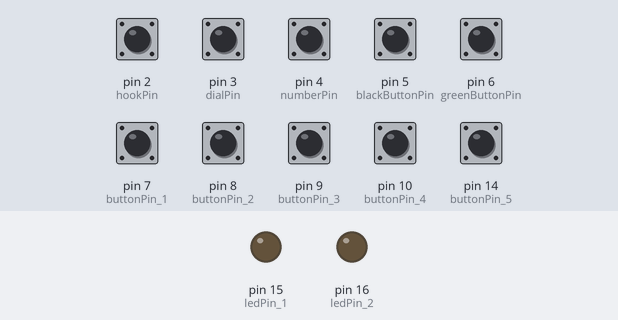
The sketch below on a simulated Arduino Leonardo, built with avr-gcc and run on an emulated ATmega32U4. Parts: output pins drawn as LEDs (lit = HIGH). Inputs (shaded band) come from the test bench; at power-on: pin 2 (hookPin), pin 3 (dialPin), pin 4 (numberPin), pin 5 (blackButtonPin), pin 6 (greenButtonPin), pin 7 (buttonPin_1), pin 8 (buttonPin_2), pin 9 (buttonPin_3), pin 10 (buttonPin_4), pin 14 (buttonPin_5) HIGH. USB keyboard and mouse output is not drawn; what the sketch prints to the serial monitor is not drawn.

Above: at 1.2 s.
1.3 s: pin 5 (blackButtonPin) pulled LOW for 1 s
At 1.9 s:
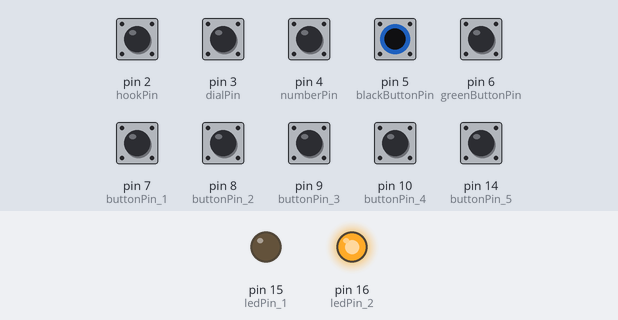
3.8 s: pin 6 (greenButtonPin) pulled LOW for 1 s
At 4.6 s:
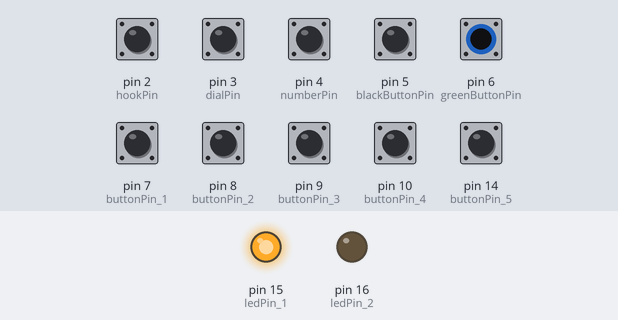
Timing chart, 0 to 6.8 s (numbered marks = the images above; inputs shaded):
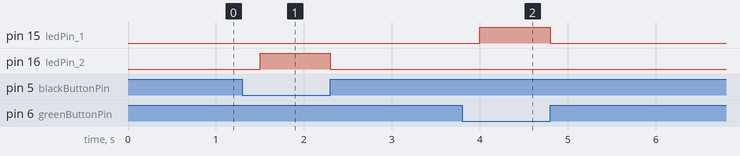

Measured:
- after the input at 1.3 s, pin 16 (ledPin_2): LOW → HIGH after 0.20 s, → LOW 0.80 s later
- after the input at 3.8 s, pin 15 (ledPin_1): LOW → HIGH after 0.20 s, → LOW 0.80 s later

The sketch:

arduino_code.ino
```cpp
#include "Keyboard.h"

const int  hookPin = 2;

const int dialPin = 3; // Closes when rotating starts

const int numberPin = 4; // Opens and closes the number of time equal to the number rotated
const int blackButtonPin = 5;
const int greenButtonPin = 6;
const int buttonPin_1 = 7;
const int buttonPin_2 = 8;
const int buttonPin_3 = 9;
const int buttonPin_4 = 10;
const int buttonPin_5 = 14;
const int ledPin_1 = 15;
const int ledPin_2 = 16;

int dialState = 0;
int numberState = 0;
int hookState = 0;

int greenButtonState = 0;
int blackButtonState = 0;
int prev_greenButtonState = 0;
int prev_blackButtonState = 0;
int longPressDelay = 200;

int buttonState_1 = 0;
int buttonState_2 = 0;
int buttonState_3 = 0;
int buttonState_4 = 0;
int buttonState_5 = 0;

int prev_hookState = 0;
int prev_numberState = 0;
int prev_dialState = 0;
int prev_button = 0;
int current_button = 1;

// greenPin is Brussel, blackPin is US
int time = greenButtonPin;
int prev_time = 1;

int countNumber = 0;
int number = 0;

int prev_buttonState_1 = 1;
int prev_buttonState_2 = 1;
int prev_buttonState_3 = 1;
int prev_buttonState_4 = 1;
int prev_buttonState_5 = 1;


void setup() {
  Serial.begin(9600);
  pinMode(dialPin, INPUT_PULLUP);
  pinMode(numberPin, INPUT_PULLUP);
  pinMode(hookPin, INPUT_PULLUP); // low is open
  pinMode(greenButtonPin, INPUT_PULLUP);
  pinMode(blackButtonPin, INPUT_PULLUP);
  pinMode(buttonPin_1, INPUT_PULLUP);
  pinMode(buttonPin_2, INPUT_PULLUP);
  pinMode(buttonPin_3, INPUT_PULLUP);
  pinMode(buttonPin_4, INPUT_PULLUP);
  pinMode(buttonPin_5, INPUT_PULLUP);

  pinMode(ledPin_1, OUTPUT);
  pinMode(ledPin_2, OUTPUT);
  digitalWrite(ledPin_1, LOW);
  digitalWrite(ledPin_2, LOW);
  Keyboard.begin();
}

void loop() {
  hookState = digitalRead(hookPin);
  dialState = digitalRead(dialPin);
  numberState = digitalRead(numberPin);


  // when putting the phone back on the receiver
  if(prev_hookState == LOW && hookState == HIGH){
    Serial.println("reset");
    digitalWrite(ledPin_1, LOW);
    digitalWrite(ledPin_2, LOW);
    Keyboard.write('r');
  }else if(prev_hookState == HIGH && hookState == LOW){
    Serial.println("start");
    Keyboard.write('s');
  }
  prev_hookState = hookState;

  // if phone picked up, start checking buttons and dial

    checkTimeButton(greenButtonPin, greenButtonState, prev_greenButtonState);
    checkTimeButton(blackButtonPin, blackButtonState, prev_blackButtonState);

    checkButton(buttonPin_1, buttonState_1, prev_buttonState_1, 1);
    checkButton(buttonPin_2, buttonState_2, prev_buttonState_2, 2);
    checkButton(buttonPin_3, buttonState_3, prev_buttonState_3, 3);
    checkButton(buttonPin_4, buttonState_4, prev_buttonState_4, 4);
    checkButton(buttonPin_5, buttonState_5, prev_buttonState_5, 5);

    if(dialState == LOW) {
      //Start counting numbers when dial is pressed
      if(prev_numberState != numberState){
        if(numberState == HIGH){
          countNumber ++;
        }
        delay(20);
      }
      prev_numberState = numberState;
    }

    if(prev_dialState == LOW && dialState == HIGH){
      number = countNumber;
      Serial.println(number);
      switch (number) {
      case 1:
        Keyboard.write('f');
        break;
      case 2:
        Keyboard.write('g');
        break;
      case 3:
        Keyboard.write('h');
        break;
      case 4:
        Keyboard.write('i');
        break;
      case 5:
        Keyboard.write('j');
        break;
      case 6:
        Keyboard.write('k');
        break;
      case 7:
        Keyboard.write('l');
        break;
      case 8:
        Keyboard.write('m');
        break;
      case 9:
        Keyboard.write('n');
        break;
      case 10:
        Keyboard.write('o');
        break;

      }


      countNumber = 0;
    }

    prev_dialState = dialState;


}

void checkButton (int buttonPin, int& buttonState, int& prev_buttonState, int number) {
  buttonState = digitalRead(buttonPin);


  if(buttonState == LOW && prev_buttonState == HIGH){
    Serial.print("pressed button ");
    Serial.println(buttonPin);

    switch (number) {
      case 1:
        Keyboard.write('a');
        break;
      case 2:
        Keyboard.write('b');
        break;
      case 3:
        Keyboard.write('c');
        break;
      case 4:
        Keyboard.write('d');
        break;
      case 5:
        Keyboard.write('e');
        break;
    }
    delay(50);
    }
  prev_buttonState = buttonState;

}

void checkTimeButton(int buttonPin, int& buttonState, int& prev_buttonState){
  buttonState = digitalRead(buttonPin);
  if(buttonState == LOW && prev_buttonState == HIGH) {
    delay(longPressDelay);
    if (digitalRead(buttonPin) == LOW) {
      setTime(buttonPin);
      if(buttonPin == 6){
        digitalWrite(ledPin_1, HIGH);
        digitalWrite(ledPin_2, LOW);
      }else if(buttonPin == 5){
        digitalWrite(ledPin_2, HIGH);
        digitalWrite(ledPin_1, LOW);
      }

    }else{
      // no button pressed
      setTime(0);
      digitalWrite(ledPin_1, LOW);
      digitalWrite(ledPin_2, LOW);
    }
  }

  if(buttonState == HIGH && prev_buttonState == LOW){
    setTime(0);
    digitalWrite(ledPin_1, LOW);
    digitalWrite(ledPin_2, LOW);
  }
  prev_buttonState = buttonState;
}

void checkTimeButton1() {
  greenButtonState = digitalRead(greenButtonPin);
  blackButtonState = digitalRead(blackButtonPin);

  if(greenButtonState == LOW && prev_greenButtonState == HIGH) {
    delay(longPressDelay);
    if (digitalRead(greenButtonPin) == LOW) {
      setTime(greenButtonPin);
      digitalWrite(ledPin_1, HIGH);
      digitalWrite(ledPin_2, LOW);
    }else{
      // no button pressed
      setTime(0);
      digitalWrite(ledPin_1, LOW);
      digitalWrite(ledPin_2, LOW);
    }
  }
  prev_greenButtonState = greenButtonState;

  if(blackButtonState == LOW && prev_blackButtonState == HIGH){
    delay(longPressDelay);
    if(digitalRead(blackButtonPin) == LOW){
      setTime(blackButtonPin);
      digitalWrite(ledPin_2, HIGH);
      digitalWrite(ledPin_1, LOW);
    }else{
      // no button pressed
      setTime(0);
      digitalWrite(ledPin_1, LOW);
      digitalWrite(ledPin_2, LOW);
    }
  }
  prev_blackButtonState = blackButtonState;
}

void setTime(int buttonPin) {
  time = buttonPin;
  if(time != prev_time){
    if(time == 6){
      Keyboard.write('q');
    }else if(time == 5){
      Keyboard.write('p');
    }else if(time == 0){
      Keyboard.write('t');
    }
  }
  prev_time = time;
}
```
